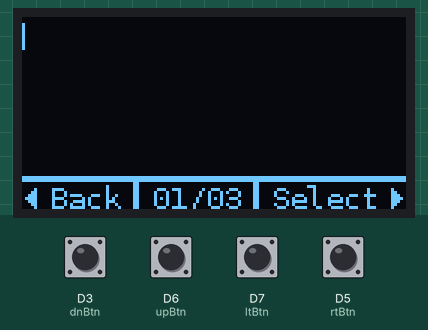
A sketch run on a simulated ESP8266 (NodeMCU). Shown: 128×64 one-colour display. Inputs (shaded band) come from the test bench; at power-on: D3 (dnBtn), D5 (rtBtn), D6 (upBtn), D7 (ltBtn) HIGH. A WiFi scan finds three made-up networks; what the sketch prints to the serial monitor is not drawn.

Above: at 3.3 s.
3.4 s: D3 (dnBtn) pulled LOW for 0.15 s
At 3.8 s:
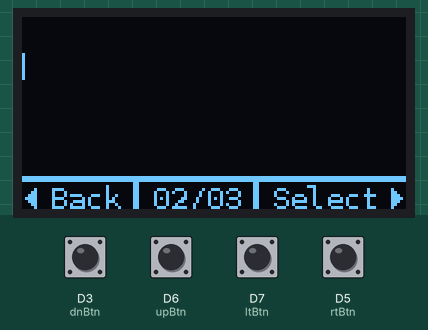
5.0 s: D3 (dnBtn) pulled LOW for 1 s
At 6.2 s:
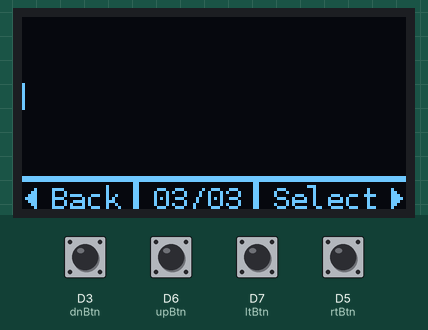
Timing chart, 0 to 8.0 s (numbered marks = the images above; inputs shaded):
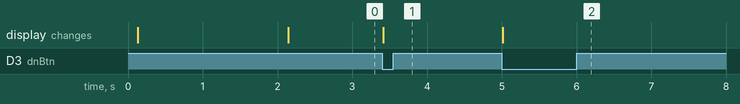

Measured:
- after the input at 3.4 s, the display: changes at once (image 1)
- after the input at 5.0 s, the display: changes at once (image 2)

The sketch:

Nugget-Defender.ino
```cpp
#include "fonts.h"
#include "Hardware.h"

#include "ESP8266WiFi.h"

#include "SH1106Wire.h"
SH1106Wire display(0x3C, SDA, SCL); // use builtin i2C

uint8_t numNetworks;
uint8_t currentNetwork= 0;
uint8_t cursorPos = 0;

int prevPress=0;

void setup() {
  Serial.begin(115200);
  Serial.println();

  pinMode(upBtn, INPUT_PULLUP);
  pinMode(dnBtn, INPUT_PULLUP);
  pinMode(ltBtn, INPUT_PULLUP);
  pinMode(rtBtn, INPUT_PULLUP);

  display.init();
  display.flipScreenVertically();
  display.setTextAlignment(TEXT_ALIGN_LEFT);
  display.setFont(DejaVu_Sans_Mono_10);

  WiFi.mode(WIFI_STA);
  WiFi.disconnect();
  delay(100);
  display.drawString(5,28,"Nugget Defender 1.0");
  display.display();
  scan();


  display.clear();
  draw_AP_menu();
  update_AP_list();
  display.display();
}

  String ssid;
  uint8_t encryptionType;
  int32_t RSSI;
  uint8_t* BSSID;
  int32_t channel;
  bool isHidden;

void scan() {
  Serial.print("Scan start ... ");
  numNetworks = WiFi.scanNetworks(false,true);


  for (int i = 0; i < numNetworks; i++)
  {
    WiFi.getNetworkInfo(i, ssid, encryptionType, RSSI, BSSID, channel, isHidden);
    Serial.printf("%d: %s, Ch:%d (%ddBm) %s %s\n", i + 1, ssid.c_str(), channel, RSSI, encryptionType == ENC_TYPE_NONE ? "open" : "", isHidden ? "hidden" : "");
  }

}

void update_AP_list() {
  for (uint8_t i=(cursorPos/5)*5; i<((cursorPos/5)*5)+5; i++) {
    if (i>=numNetworks) break;
    WiFi.getNetworkInfo(i, ssid, encryptionType, RSSI, BSSID, channel, isHidden);
    display.drawString(3,(i%5)*10,isHidden ? "*hidden network*" : ssid.c_str());
  }
}

void draw_AP_menu() {
  display.drawLine(0,54, 127,54); display.drawLine(0,53, 127,53);
  display.drawLine(37,54,37,63);  display.drawLine(38,54,38,63);
  display.drawLine(78,54,78,63);  display.drawLine(77,54,77,63);
  display.fillTriangle(1, 60, 4, 57, 4, 63);
  display.fillTriangle(126, 60, 123, 57, 123, 63);
  display.drawString(9,54,"Back"); display.drawString(83,54,"Select");

  display.drawString(43,54,(cursorPos<10 ? "0"+(String) (cursorPos+1):(String) (cursorPos+1)) + "/" + (numNetworks<10 ? "0"+(String) numNetworks:(String) numNetworks));
  display.drawLine(0,(cursorPos%5*10)+2, 0,(cursorPos%5*10)+10);

}

void select_AP() {
  uint8_t press = buttonsPressed();
  if (press==2 && cursorPos<numNetworks-1 && prevPress!=press) { cursorPos++; }
  else if (press==1 && cursorPos>0 && prevPress!=press) { cursorPos--; }

  if (press>0) {
    display.clear();
    draw_AP_menu();
    update_AP_list();
    display.display();
    prevPress=press;
  }
  else {
    prevPress=0;
  }
}

void loop() {
  select_AP(); // choose an access point to log
}
```

Hardware.h
```cpp
#define upBtn D6 // left button
#define dnBtn D3 // right button
#define ltBtn D7 // left button
#define rtBtn D5 // right button

// button states and previous states
int uState = 0; int puState = 1;
int dState = 0; int pdState = 1;
int lState = 0; int plState = 1;
int rState = 0; int prState = 1;


// return which button pressed
uint8_t buttonsPressed() {
  uState = digitalRead(upBtn);
  dState = digitalRead(dnBtn);
  lState = digitalRead(ltBtn);
  rState = digitalRead(rtBtn);

  if      (uState == 0) {return 1;} // up
  else if (dState == 0) { return 2;} // down
  else if (lState == 0) return 3; // left
  else if (rState == 0) return 4; // right

  return 0;
}
```

Source omitted: fonts.h (data table, 23625 bytes)
